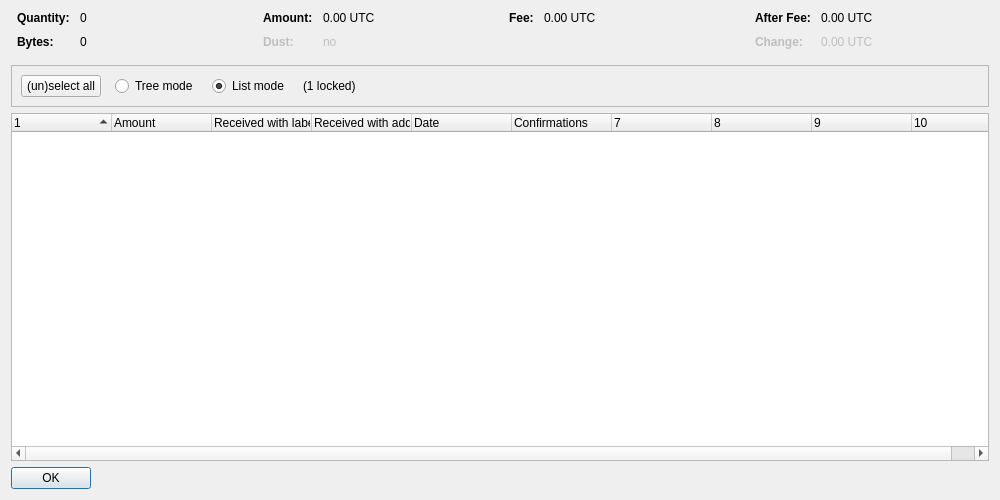
<?xml version="1.0" encoding="UTF-8"?>
<ui version="4.0">
 <class>CoinControlDialog</class>
 <widget class="QDialog" name="CoinControlDialog">
  <property name="geometry">
   <rect>
    <x>0</x>
    <y>0</y>
    <width>1000</width>
    <height>500</height>
   </rect>
  </property>
  <property name="windowTitle">
   <string>Coin Selection</string>
  </property>
  <layout class="QVBoxLayout" name="verticalLayout">
   <item>
    <layout class="QHBoxLayout" name="horizontalLayoutTop" stretch="0,0,0,0">
     <property name="topMargin">
      <number>0</number>
     </property>
     <property name="bottomMargin">
      <number>10</number>
     </property>
     <item>
      <layout class="QFormLayout" name="formLayoutCoinControl1">
       <property name="horizontalSpacing">
        <number>10</number>
       </property>
       <property name="verticalSpacing">
        <number>10</number>
       </property>
       <property name="leftMargin">
        <number>6</number>
       </property>
       <property name="rightMargin">
        <number>6</number>
       </property>
       <item row="0" column="0">
        <widget class="QLabel" name="labelCoinControlQuantityText">
         <property name="font">
          <font>
           <weight>75</weight>
           <bold>true</bold>
          </font>
         </property>
         <property name="text">
          <string>Quantity:</string>
         </property>
        </widget>
       </item>
       <item row="0" column="1">
        <widget class="QLabel" name="labelCoinControlQuantity">
         <property name="cursor">
          <cursorShape>IBeamCursor</cursorShape>
         </property>
         <property name="contextMenuPolicy">
          <enum>Qt::ActionsContextMenu</enum>
         </property>
         <property name="text">
          <string notr="true">0</string>
         </property>
         <property name="textInteractionFlags">
          <set>Qt::LinksAccessibleByMouse|Qt::TextSelectableByKeyboard|Qt::TextSelectableByMouse</set>
         </property>
        </widget>
       </item>
       <item row="1" column="0">
        <widget class="QLabel" name="labelCoinControlBytesText">
         <property name="font">
          <font>
           <weight>75</weight>
           <bold>true</bold>
          </font>
         </property>
         <property name="text">
          <string>Bytes:</string>
         </property>
        </widget>
       </item>
       <item row="1" column="1">
        <widget class="QLabel" name="labelCoinControlBytes">
         <property name="cursor">
          <cursorShape>IBeamCursor</cursorShape>
         </property>
         <property name="contextMenuPolicy">
          <enum>Qt::ActionsContextMenu</enum>
         </property>
         <property name="text">
          <string notr="true">0</string>
         </property>
         <property name="textInteractionFlags">
          <set>Qt::LinksAccessibleByMouse|Qt::TextSelectableByKeyboard|Qt::TextSelectableByMouse</set>
         </property>
        </widget>
       </item>
      </layout>
     </item>
     <item>
      <layout class="QFormLayout" name="formLayoutCoinControl2">
       <property name="horizontalSpacing">
        <number>10</number>
       </property>
       <property name="verticalSpacing">
        <number>10</number>
       </property>
       <property name="leftMargin">
        <number>6</number>
       </property>
       <property name="rightMargin">
        <number>6</number>
       </property>
       <item row="0" column="0">
        <widget class="QLabel" name="labelCoinControlAmountText">
         <property name="font">
          <font>
           <weight>75</weight>
           <bold>true</bold>
          </font>
         </property>
         <property name="text">
          <string>Amount:</string>
         </property>
        </widget>
       </item>
       <item row="0" column="1">
        <widget class="QLabel" name="labelCoinControlAmount">
         <property name="cursor">
          <cursorShape>IBeamCursor</cursorShape>
         </property>
         <property name="contextMenuPolicy">
          <enum>Qt::ActionsContextMenu</enum>
         </property>
         <property name="text">
          <string notr="true">0.00 UTC</string>
         </property>
         <property name="textInteractionFlags">
          <set>Qt::LinksAccessibleByMouse|Qt::TextSelectableByKeyboard|Qt::TextSelectableByMouse</set>
         </property>
        </widget>
       </item>
       <item row="1" column="0">
        <widget class="QLabel" name="labelCoinControlLowOutputText">
         <property name="enabled">
          <bool>false</bool>
         </property>
         <property name="font">
          <font>
           <weight>75</weight>
           <bold>true</bold>
          </font>
         </property>
         <property name="text">
          <string>Dust:</string>
         </property>
        </widget>
       </item>
       <item row="1" column="1">
        <widget class="QLabel" name="labelCoinControlLowOutput">
         <property name="enabled">
          <bool>false</bool>
         </property>
         <property name="cursor">
          <cursorShape>IBeamCursor</cursorShape>
         </property>
         <property name="contextMenuPolicy">
          <enum>Qt::ActionsContextMenu</enum>
         </property>
         <property name="text">
          <string notr="true">no</string>
         </property>
         <property name="textInteractionFlags">
          <set>Qt::LinksAccessibleByMouse|Qt::TextSelectableByKeyboard|Qt::TextSelectableByMouse</set>
         </property>
        </widget>
       </item>
      </layout>
     </item>
     <item>
      <layout class="QFormLayout" name="formLayoutCoinControl3">
       <property name="horizontalSpacing">
        <number>10</number>
       </property>
       <property name="verticalSpacing">
        <number>10</number>
       </property>
       <property name="leftMargin">
        <number>6</number>
       </property>
       <property name="rightMargin">
        <number>6</number>
       </property>
       <item row="0" column="0">
        <widget class="QLabel" name="labelCoinControlFeeText">
         <property name="font">
          <font>
           <weight>75</weight>
           <bold>true</bold>
          </font>
         </property>
         <property name="text">
          <string>Fee:</string>
         </property>
        </widget>
       </item>
       <item row="0" column="1">
        <widget class="QLabel" name="labelCoinControlFee">
         <property name="cursor">
          <cursorShape>IBeamCursor</cursorShape>
         </property>
         <property name="contextMenuPolicy">
          <enum>Qt::ActionsContextMenu</enum>
         </property>
         <property name="text">
          <string notr="true">0.00 UTC</string>
         </property>
         <property name="textInteractionFlags">
          <set>Qt::LinksAccessibleByMouse|Qt::TextSelectableByKeyboard|Qt::TextSelectableByMouse</set>
         </property>
        </widget>
       </item>
      </layout>
     </item>
     <item>
      <layout class="QFormLayout" name="formLayoutCoinControl4">
       <property name="horizontalSpacing">
        <number>10</number>
       </property>
       <property name="verticalSpacing">
        <number>10</number>
       </property>
       <property name="leftMargin">
        <number>6</number>
       </property>
       <property name="rightMargin">
        <number>6</number>
       </property>
       <item row="0" column="0">
        <widget class="QLabel" name="labelCoinControlAfterFeeText">
         <property name="font">
          <font>
           <weight>75</weight>
           <bold>true</bold>
          </font>
         </property>
         <property name="text">
          <string>After Fee:</string>
         </property>
        </widget>
       </item>
       <item row="0" column="1">
        <widget class="QLabel" name="labelCoinControlAfterFee">
         <property name="cursor">
          <cursorShape>IBeamCursor</cursorShape>
         </property>
         <property name="contextMenuPolicy">
          <enum>Qt::ActionsContextMenu</enum>
         </property>
         <property name="text">
          <string notr="true">0.00 UTC</string>
         </property>
         <property name="textInteractionFlags">
          <set>Qt::LinksAccessibleByMouse|Qt::TextSelectableByKeyboard|Qt::TextSelectableByMouse</set>
         </property>
        </widget>
       </item>
       <item row="1" column="0">
        <widget class="QLabel" name="labelCoinControlChangeText">
         <property name="enabled">
          <bool>false</bool>
         </property>
         <property name="font">
          <font>
           <weight>75</weight>
           <bold>true</bold>
          </font>
         </property>
         <property name="text">
          <string>Change:</string>
         </property>
        </widget>
       </item>
       <item row="1" column="1">
        <widget class="QLabel" name="labelCoinControlChange">
         <property name="enabled">
          <bool>false</bool>
         </property>
         <property name="cursor">
          <cursorShape>IBeamCursor</cursorShape>
         </property>
         <property name="contextMenuPolicy">
          <enum>Qt::ActionsContextMenu</enum>
         </property>
         <property name="text">
          <string notr="true">0.00 UTC</string>
         </property>
         <property name="textInteractionFlags">
          <set>Qt::LinksAccessibleByMouse|Qt::TextSelectableByKeyboard|Qt::TextSelectableByMouse</set>
         </property>
        </widget>
       </item>
      </layout>
     </item>
    </layout>
   </item>
   <item>
    <widget class="QFrame" name="frame">
     <property name="minimumSize">
      <size>
       <width>0</width>
       <height>40</height>
      </size>
     </property>
     <property name="frameShape">
      <enum>QFrame::StyledPanel</enum>
     </property>
     <property name="frameShadow">
      <enum>QFrame::Sunken</enum>
     </property>
     <layout class="QHBoxLayout" name="horizontalLayout">
      <item>
       <layout class="QHBoxLayout" name="horizontalLayoutPanel" stretch="0,0,0,0,0">
        <property name="spacing">
         <number>14</number>
        </property>
        <item>
         <widget class="QPushButton" name="pushButtonSelectAll">
          <property name="sizePolicy">
           <sizepolicy hsizetype="Maximum" vsizetype="Fixed">
            <horstretch>0</horstretch>
            <verstretch>0</verstretch>
           </sizepolicy>
          </property>
          <property name="text">
           <string>(un)select all</string>
          </property>
          <property name="autoDefault">
           <bool>false</bool>
          </property>
         </widget>
        </item>
        <item>
         <widget class="QRadioButton" name="radioTreeMode">
          <property name="sizePolicy">
           <sizepolicy hsizetype="Maximum" vsizetype="Fixed">
            <horstretch>0</horstretch>
            <verstretch>0</verstretch>
           </sizepolicy>
          </property>
          <property name="text">
           <string>Tree mode</string>
          </property>
         </widget>
        </item>
        <item>
         <widget class="QRadioButton" name="radioListMode">
          <property name="sizePolicy">
           <sizepolicy hsizetype="Maximum" vsizetype="Fixed">
            <horstretch>0</horstretch>
            <verstretch>0</verstretch>
           </sizepolicy>
          </property>
          <property name="text">
           <string>List mode</string>
          </property>
          <property name="checked">
           <bool>true</bool>
          </property>
         </widget>
        </item>
        <item>
         <widget class="QLabel" name="labelLocked">
          <property name="text">
           <string notr="true">(1 locked)</string>
          </property>
         </widget>
        </item>
        <item>
         <spacer name="horizontalSpacer">
          <property name="orientation">
           <enum>Qt::Horizontal</enum>
          </property>
          <property name="sizeHint" stdset="0">
           <size>
            <width>40</width>
            <height>20</height>
           </size>
          </property>
         </spacer>
        </item>
       </layout>
      </item>
     </layout>
    </widget>
   </item>
   <item>
    <widget class="CoinControlTreeWidget" name="treeWidget">
     <property name="contextMenuPolicy">
      <enum>Qt::CustomContextMenu</enum>
     </property>
     <property name="sortingEnabled">
      <bool>false</bool>
     </property>
     <property name="columnCount">
      <number>10</number>
     </property>
     <attribute name="headerShowSortIndicator" stdset="0">
      <bool>true</bool>
     </attribute>
     <attribute name="headerStretchLastSection">
      <bool>false</bool>
     </attribute>
     <column>
      <property name="text">
       <string/>
      </property>
     </column>
     <column>
      <property name="text">
       <string>Amount</string>
      </property>
     </column>
     <column>
      <property name="text">
       <string>Received with label</string>
      </property>
     </column>
     <column>
      <property name="text">
       <string>Received with address</string>
      </property>
     </column>
     <column>
      <property name="text">
       <string>Date</string>
      </property>
     </column>
     <column>
      <property name="text">
       <string>Confirmations</string>
      </property>
      <property name="toolTip">
       <string>Confirmed</string>
      </property>
     </column>
     <column>
      <property name="text">
       <string/>
      </property>
     </column>
     <column>
      <property name="text">
       <string/>
      </property>
     </column>
     <column>
      <property name="text">
       <string/>
      </property>
     </column>
     <column>
      <property name="text">
       <string/>
      </property>
     </column>
    </widget>
   </item>
   <item>
    <widget class="QDialogButtonBox" name="buttonBox">
     <property name="sizePolicy">
      <sizepolicy hsizetype="Maximum" vsizetype="Fixed">
       <horstretch>0</horstretch>
       <verstretch>0</verstretch>
      </sizepolicy>
     </property>
     <property name="orientation">
      <enum>Qt::Horizontal</enum>
     </property>
     <property name="standardButtons">
      <set>QDialogButtonBox::Ok</set>
     </property>
    </widget>
   </item>
  </layout>
 </widget>
 <customwidgets>
  <customwidget>
   <class>CoinControlTreeWidget</class>
   <extends>QTreeWidget</extends>
   <header>qt/coincontroltreewidget.h</header>
  </customwidget>
 </customwidgets>
 <resources/>
 <connections/>
</ui>
